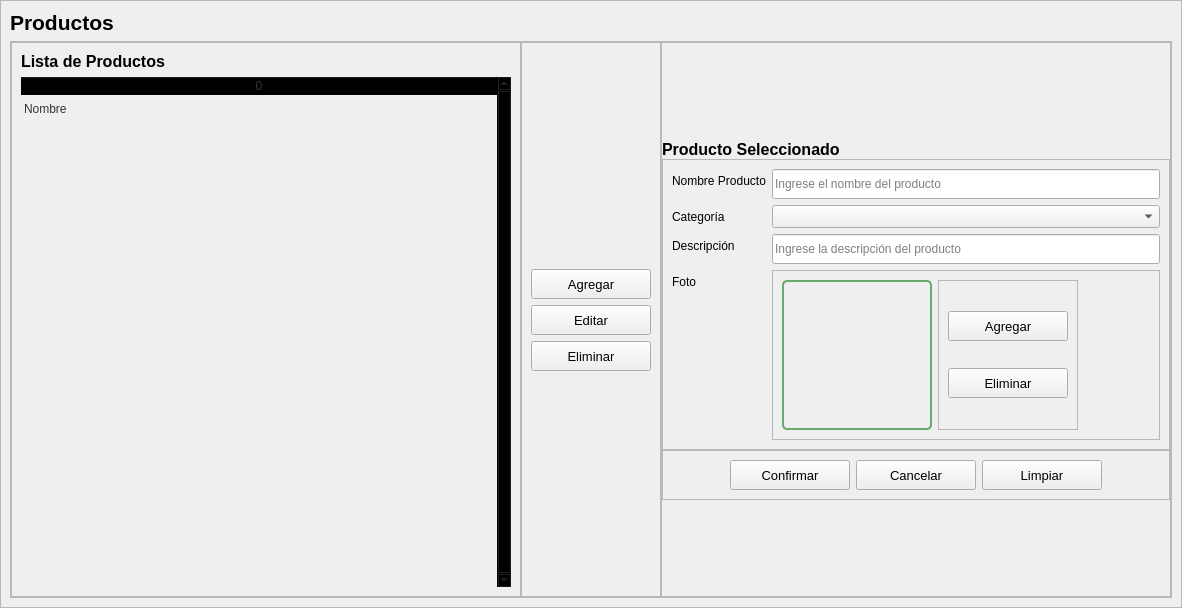
<?xml version="1.0" encoding="UTF-8"?>
<ui version="4.0">
 <class>productos</class>
 <widget class="QWidget" name="productos">
  <property name="geometry">
   <rect>
    <x>0</x>
    <y>0</y>
    <width>1182</width>
    <height>608</height>
   </rect>
  </property>
  <property name="windowTitle">
   <string>Form</string>
  </property>
  <layout class="QVBoxLayout" name="verticalLayout_4">
   <property name="spacing">
    <number>0</number>
   </property>
   <property name="leftMargin">
    <number>0</number>
   </property>
   <property name="topMargin">
    <number>0</number>
   </property>
   <property name="rightMargin">
    <number>0</number>
   </property>
   <property name="bottomMargin">
    <number>0</number>
   </property>
   <item>
    <widget class="QFrame" name="frame">
     <property name="frameShape">
      <enum>QFrame::StyledPanel</enum>
     </property>
     <property name="frameShadow">
      <enum>QFrame::Raised</enum>
     </property>
     <layout class="QVBoxLayout" name="verticalLayout">
      <item>
       <widget class="QLabel" name="label_6">
        <property name="font">
         <font>
          <pointsize>10</pointsize>
          <italic>false</italic>
          <bold>false</bold>
         </font>
        </property>
        <property name="text">
         <string>&lt;html&gt;&lt;head/&gt;&lt;body&gt;&lt;p&gt;&lt;span style=&quot; font-size:16pt; font-weight:700;&quot;&gt;Productos&lt;/span&gt;&lt;/p&gt;&lt;/body&gt;&lt;/html&gt;</string>
        </property>
       </widget>
      </item>
      <item>
       <widget class="QFrame" name="frame_5">
        <property name="frameShape">
         <enum>QFrame::StyledPanel</enum>
        </property>
        <property name="frameShadow">
         <enum>QFrame::Raised</enum>
        </property>
        <layout class="QHBoxLayout" name="horizontalLayout_8">
         <property name="spacing">
          <number>0</number>
         </property>
         <property name="leftMargin">
          <number>0</number>
         </property>
         <property name="topMargin">
          <number>0</number>
         </property>
         <property name="rightMargin">
          <number>0</number>
         </property>
         <property name="bottomMargin">
          <number>0</number>
         </property>
         <item>
          <widget class="QFrame" name="frame_2">
           <property name="frameShape">
            <enum>QFrame::StyledPanel</enum>
           </property>
           <property name="frameShadow">
            <enum>QFrame::Raised</enum>
           </property>
           <layout class="QVBoxLayout" name="verticalLayout_3">
            <item>
             <widget class="QLabel" name="label_9">
              <property name="font">
               <font>
                <pointsize>10</pointsize>
                <italic>false</italic>
                <bold>false</bold>
               </font>
              </property>
              <property name="text">
               <string>&lt;html&gt;&lt;head/&gt;&lt;body&gt;&lt;p&gt;&lt;span style=&quot; font-size:12pt; font-weight:700;&quot;&gt;Lista de Productos&lt;/span&gt;&lt;/p&gt;&lt;/body&gt;&lt;/html&gt;</string>
              </property>
             </widget>
            </item>
            <item>
             <widget class="QTableWidget" name="proTable">
              <property name="sizePolicy">
               <sizepolicy hsizetype="Expanding" vsizetype="Expanding">
                <horstretch>0</horstretch>
                <verstretch>0</verstretch>
               </sizepolicy>
              </property>
              <property name="palette">
               <palette>
                <active>
                 <colorrole role="WindowText">
                  <brush brushstyle="SolidPattern">
                   <color alpha="255">
                    <red>51</red>
                    <green>51</green>
                    <blue>51</blue>
                   </color>
                  </brush>
                 </colorrole>
                 <colorrole role="Button">
                  <brush brushstyle="SolidPattern">
                   <color alpha="0">
                    <red>0</red>
                    <green>0</green>
                    <blue>0</blue>
                   </color>
                  </brush>
                 </colorrole>
                 <colorrole role="Text">
                  <brush brushstyle="SolidPattern">
                   <color alpha="255">
                    <red>51</red>
                    <green>51</green>
                    <blue>51</blue>
                   </color>
                  </brush>
                 </colorrole>
                 <colorrole role="ButtonText">
                  <brush brushstyle="SolidPattern">
                   <color alpha="255">
                    <red>51</red>
                    <green>51</green>
                    <blue>51</blue>
                   </color>
                  </brush>
                 </colorrole>
                 <colorrole role="Base">
                  <brush brushstyle="NoBrush">
                   <color alpha="255">
                    <red>0</red>
                    <green>0</green>
                    <blue>0</blue>
                   </color>
                  </brush>
                 </colorrole>
                 <colorrole role="Window">
                  <brush brushstyle="SolidPattern">
                   <color alpha="0">
                    <red>0</red>
                    <green>0</green>
                    <blue>0</blue>
                   </color>
                  </brush>
                 </colorrole>
                 <colorrole role="PlaceholderText">
                  <brush brushstyle="SolidPattern">
                   <color alpha="255">
                    <red>51</red>
                    <green>51</green>
                    <blue>51</blue>
                   </color>
                  </brush>
                 </colorrole>
                </active>
                <inactive>
                 <colorrole role="WindowText">
                  <brush brushstyle="SolidPattern">
                   <color alpha="255">
                    <red>51</red>
                    <green>51</green>
                    <blue>51</blue>
                   </color>
                  </brush>
                 </colorrole>
                 <colorrole role="Button">
                  <brush brushstyle="SolidPattern">
                   <color alpha="0">
                    <red>0</red>
                    <green>0</green>
                    <blue>0</blue>
                   </color>
                  </brush>
                 </colorrole>
                 <colorrole role="Text">
                  <brush brushstyle="SolidPattern">
                   <color alpha="255">
                    <red>51</red>
                    <green>51</green>
                    <blue>51</blue>
                   </color>
                  </brush>
                 </colorrole>
                 <colorrole role="ButtonText">
                  <brush brushstyle="SolidPattern">
                   <color alpha="255">
                    <red>51</red>
                    <green>51</green>
                    <blue>51</blue>
                   </color>
                  </brush>
                 </colorrole>
                 <colorrole role="Base">
                  <brush brushstyle="NoBrush">
                   <color alpha="255">
                    <red>0</red>
                    <green>0</green>
                    <blue>0</blue>
                   </color>
                  </brush>
                 </colorrole>
                 <colorrole role="Window">
                  <brush brushstyle="SolidPattern">
                   <color alpha="0">
                    <red>0</red>
                    <green>0</green>
                    <blue>0</blue>
                   </color>
                  </brush>
                 </colorrole>
                 <colorrole role="PlaceholderText">
                  <brush brushstyle="SolidPattern">
                   <color alpha="255">
                    <red>51</red>
                    <green>51</green>
                    <blue>51</blue>
                   </color>
                  </brush>
                 </colorrole>
                </inactive>
                <disabled>
                 <colorrole role="WindowText">
                  <brush brushstyle="SolidPattern">
                   <color alpha="255">
                    <red>51</red>
                    <green>51</green>
                    <blue>51</blue>
                   </color>
                  </brush>
                 </colorrole>
                 <colorrole role="Button">
                  <brush brushstyle="SolidPattern">
                   <color alpha="0">
                    <red>0</red>
                    <green>0</green>
                    <blue>0</blue>
                   </color>
                  </brush>
                 </colorrole>
                 <colorrole role="Text">
                  <brush brushstyle="SolidPattern">
                   <color alpha="255">
                    <red>51</red>
                    <green>51</green>
                    <blue>51</blue>
                   </color>
                  </brush>
                 </colorrole>
                 <colorrole role="ButtonText">
                  <brush brushstyle="SolidPattern">
                   <color alpha="255">
                    <red>51</red>
                    <green>51</green>
                    <blue>51</blue>
                   </color>
                  </brush>
                 </colorrole>
                 <colorrole role="Base">
                  <brush brushstyle="NoBrush">
                   <color alpha="255">
                    <red>0</red>
                    <green>0</green>
                    <blue>0</blue>
                   </color>
                  </brush>
                 </colorrole>
                 <colorrole role="Window">
                  <brush brushstyle="SolidPattern">
                   <color alpha="0">
                    <red>0</red>
                    <green>0</green>
                    <blue>0</blue>
                   </color>
                  </brush>
                 </colorrole>
                 <colorrole role="PlaceholderText">
                  <brush brushstyle="SolidPattern">
                   <color alpha="255">
                    <red>51</red>
                    <green>51</green>
                    <blue>51</blue>
                   </color>
                  </brush>
                 </colorrole>
                </disabled>
               </palette>
              </property>
              <property name="frameShape">
               <enum>QFrame::NoFrame</enum>
              </property>
              <property name="verticalScrollBarPolicy">
               <enum>Qt::ScrollBarAlwaysOn</enum>
              </property>
              <property name="sizeAdjustPolicy">
               <enum>QAbstractScrollArea::AdjustToContents</enum>
              </property>
              <property name="editTriggers">
               <set>QAbstractItemView::NoEditTriggers</set>
              </property>
              <property name="selectionMode">
               <enum>QAbstractItemView::SingleSelection</enum>
              </property>
              <property name="selectionBehavior">
               <enum>QAbstractItemView::SelectRows</enum>
              </property>
              <property name="showGrid">
               <bool>true</bool>
              </property>
              <property name="gridStyle">
               <enum>Qt::SolidLine</enum>
              </property>
              <property name="sortingEnabled">
               <bool>false</bool>
              </property>
              <attribute name="horizontalHeaderVisible">
               <bool>true</bool>
              </attribute>
              <attribute name="horizontalHeaderCascadingSectionResizes">
               <bool>true</bool>
              </attribute>
              <attribute name="horizontalHeaderDefaultSectionSize">
               <number>120</number>
              </attribute>
              <attribute name="horizontalHeaderStretchLastSection">
               <bool>true</bool>
              </attribute>
              <attribute name="verticalHeaderVisible">
               <bool>false</bool>
              </attribute>
              <attribute name="verticalHeaderCascadingSectionResizes">
               <bool>false</bool>
              </attribute>
              <attribute name="verticalHeaderHighlightSections">
               <bool>false</bool>
              </attribute>
              <attribute name="verticalHeaderStretchLastSection">
               <bool>false</bool>
              </attribute>
              <row>
               <property name="text">
                <string>New Row</string>
               </property>
              </row>
              <row>
               <property name="text">
                <string>New Row</string>
               </property>
              </row>
              <row>
               <property name="text">
                <string>New Row</string>
               </property>
              </row>
              <row>
               <property name="text">
                <string>New Row</string>
               </property>
              </row>
              <row>
               <property name="text">
                <string>New Row</string>
               </property>
              </row>
              <row>
               <property name="text">
                <string>New Row</string>
               </property>
              </row>
              <row>
               <property name="text">
                <string>New Row</string>
               </property>
              </row>
              <row>
               <property name="text">
                <string>New Row</string>
               </property>
              </row>
              <row>
               <property name="text">
                <string>New Row</string>
               </property>
              </row>
              <row>
               <property name="text">
                <string>New Row</string>
               </property>
              </row>
              <row>
               <property name="text">
                <string>New Row</string>
               </property>
              </row>
              <column>
               <property name="text">
                <string>0</string>
               </property>
              </column>
              <item row="0" column="0">
               <property name="text">
                <string>Nombre </string>
               </property>
              </item>
             </widget>
            </item>
           </layout>
          </widget>
         </item>
         <item>
          <widget class="QFrame" name="frame_6">
           <property name="frameShape">
            <enum>QFrame::StyledPanel</enum>
           </property>
           <property name="frameShadow">
            <enum>QFrame::Raised</enum>
           </property>
           <layout class="QVBoxLayout" name="verticalLayout_2">
            <item>
             <spacer name="verticalSpacer_5">
              <property name="orientation">
               <enum>Qt::Vertical</enum>
              </property>
              <property name="sizeHint" stdset="0">
               <size>
                <width>20</width>
                <height>40</height>
               </size>
              </property>
             </spacer>
            </item>
            <item>
             <widget class="QPushButton" name="proAddButton">
              <property name="minimumSize">
               <size>
                <width>120</width>
                <height>30</height>
               </size>
              </property>
              <property name="font">
               <font>
                <pointsize>10</pointsize>
                <italic>false</italic>
                <bold>false</bold>
               </font>
              </property>
              <property name="cursor">
               <cursorShape>PointingHandCursor</cursorShape>
              </property>
              <property name="text">
               <string>Agregar</string>
              </property>
              <property name="icon">
               <iconset resource="../../resources.qrc">
                <normaloff>:/icons/images/icons/cil-check-circle.png</normaloff>:/icons/images/icons/cil-check-circle.png</iconset>
              </property>
             </widget>
            </item>
            <item>
             <widget class="QPushButton" name="proEditButton">
              <property name="sizePolicy">
               <sizepolicy hsizetype="Minimum" vsizetype="Fixed">
                <horstretch>0</horstretch>
                <verstretch>0</verstretch>
               </sizepolicy>
              </property>
              <property name="minimumSize">
               <size>
                <width>120</width>
                <height>30</height>
               </size>
              </property>
              <property name="font">
               <font>
                <pointsize>10</pointsize>
                <italic>false</italic>
                <bold>false</bold>
               </font>
              </property>
              <property name="cursor">
               <cursorShape>PointingHandCursor</cursorShape>
              </property>
              <property name="text">
               <string>Editar</string>
              </property>
              <property name="icon">
               <iconset resource="../../resources.qrc">
                <normaloff>:/icons/images/icons/cil-pencil.png</normaloff>:/icons/images/icons/cil-pencil.png</iconset>
              </property>
             </widget>
            </item>
            <item>
             <widget class="QPushButton" name="proDelButton">
              <property name="minimumSize">
               <size>
                <width>120</width>
                <height>30</height>
               </size>
              </property>
              <property name="font">
               <font>
                <pointsize>10</pointsize>
                <italic>false</italic>
                <bold>false</bold>
               </font>
              </property>
              <property name="cursor">
               <cursorShape>PointingHandCursor</cursorShape>
              </property>
              <property name="text">
               <string>Eliminar</string>
              </property>
              <property name="icon">
               <iconset resource="../../resources.qrc">
                <normaloff>:/icons/images/icons/cil-x-circle.png</normaloff>:/icons/images/icons/cil-x-circle.png</iconset>
              </property>
             </widget>
            </item>
            <item>
             <spacer name="verticalSpacer_6">
              <property name="orientation">
               <enum>Qt::Vertical</enum>
              </property>
              <property name="sizeHint" stdset="0">
               <size>
                <width>20</width>
                <height>40</height>
               </size>
              </property>
             </spacer>
            </item>
           </layout>
          </widget>
         </item>
         <item>
          <widget class="QFrame" name="frame_7">
           <property name="frameShape">
            <enum>QFrame::StyledPanel</enum>
           </property>
           <property name="frameShadow">
            <enum>QFrame::Raised</enum>
           </property>
           <layout class="QVBoxLayout" name="verticalLayout_17">
            <property name="spacing">
             <number>0</number>
            </property>
            <property name="leftMargin">
             <number>0</number>
            </property>
            <property name="topMargin">
             <number>0</number>
            </property>
            <property name="rightMargin">
             <number>0</number>
            </property>
            <property name="bottomMargin">
             <number>0</number>
            </property>
            <item>
             <spacer name="verticalSpacer_7">
              <property name="orientation">
               <enum>Qt::Vertical</enum>
              </property>
              <property name="sizeHint" stdset="0">
               <size>
                <width>20</width>
                <height>40</height>
               </size>
              </property>
             </spacer>
            </item>
            <item>
             <widget class="QLabel" name="label_8">
              <property name="font">
               <font>
                <pointsize>10</pointsize>
                <italic>false</italic>
                <bold>false</bold>
               </font>
              </property>
              <property name="text">
               <string>&lt;html&gt;&lt;head/&gt;&lt;body&gt;&lt;p&gt;&lt;span style=&quot; font-size:12pt; font-weight:700;&quot;&gt;Producto Seleccionado&lt;/span&gt;&lt;/p&gt;&lt;/body&gt;&lt;/html&gt;</string>
              </property>
             </widget>
            </item>
            <item>
             <widget class="QFrame" name="frame_8">
              <property name="frameShape">
               <enum>QFrame::StyledPanel</enum>
              </property>
              <property name="frameShadow">
               <enum>QFrame::Raised</enum>
              </property>
              <layout class="QFormLayout" name="formLayout_2">
               <item row="0" column="0">
                <widget class="QLabel" name="labelVersion_47">
                 <property name="lineWidth">
                  <number>1</number>
                 </property>
                 <property name="text">
                  <string>Nombre Producto</string>
                 </property>
                 <property name="alignment">
                  <set>Qt::AlignLeading|Qt::AlignLeft|Qt::AlignVCenter</set>
                 </property>
                </widget>
               </item>
               <item row="0" column="1">
                <widget class="QLineEdit" name="proNomText">
                 <property name="minimumSize">
                  <size>
                   <width>0</width>
                   <height>30</height>
                  </size>
                 </property>
                 <property name="text">
                  <string/>
                 </property>
                 <property name="readOnly">
                  <bool>false</bool>
                 </property>
                 <property name="placeholderText">
                  <string>Ingrese el nombre del producto</string>
                 </property>
                </widget>
               </item>
               <item row="1" column="0">
                <widget class="QLabel" name="labelVersion_50">
                 <property name="lineWidth">
                  <number>1</number>
                 </property>
                 <property name="text">
                  <string>Categoría</string>
                 </property>
                 <property name="alignment">
                  <set>Qt::AlignLeading|Qt::AlignLeft|Qt::AlignVCenter</set>
                 </property>
                </widget>
               </item>
               <item row="1" column="1">
                <widget class="QComboBox" name="proCatCombo">
                 <property name="font">
                  <font>
                   <pointsize>10</pointsize>
                   <italic>false</italic>
                   <bold>false</bold>
                  </font>
                 </property>
                 <property name="autoFillBackground">
                  <bool>false</bool>
                 </property>
                 <property name="currentIndex">
                  <number>-1</number>
                 </property>
                 <property name="iconSize">
                  <size>
                   <width>16</width>
                   <height>16</height>
                  </size>
                 </property>
                 <property name="placeholderText">
                  <string>Seleccione una opción</string>
                 </property>
                 <property name="frame">
                  <bool>true</bool>
                 </property>
                </widget>
               </item>
               <item row="2" column="0">
                <widget class="QLabel" name="labelVersion_48">
                 <property name="lineWidth">
                  <number>1</number>
                 </property>
                 <property name="text">
                  <string>Descripción</string>
                 </property>
                 <property name="alignment">
                  <set>Qt::AlignLeading|Qt::AlignLeft|Qt::AlignVCenter</set>
                 </property>
                </widget>
               </item>
               <item row="2" column="1">
                <widget class="QLineEdit" name="proDesText">
                 <property name="minimumSize">
                  <size>
                   <width>0</width>
                   <height>30</height>
                  </size>
                 </property>
                 <property name="text">
                  <string/>
                 </property>
                 <property name="placeholderText">
                  <string>Ingrese la descripción del producto</string>
                 </property>
                </widget>
               </item>
               <item row="3" column="0">
                <widget class="QLabel" name="labelVersion_49">
                 <property name="lineWidth">
                  <number>1</number>
                 </property>
                 <property name="text">
                  <string>Foto</string>
                 </property>
                 <property name="alignment">
                  <set>Qt::AlignLeading|Qt::AlignLeft|Qt::AlignVCenter</set>
                 </property>
                </widget>
               </item>
               <item row="3" column="1">
                <widget class="QFrame" name="frame_3">
                 <property name="frameShape">
                  <enum>QFrame::StyledPanel</enum>
                 </property>
                 <property name="frameShadow">
                  <enum>QFrame::Raised</enum>
                 </property>
                 <layout class="QHBoxLayout" name="horizontalLayout">
                  <item>
                   <widget class="QLabel" name="proFotLabel">
                    <property name="minimumSize">
                     <size>
                      <width>150</width>
                      <height>150</height>
                     </size>
                    </property>
                    <property name="maximumSize">
                     <size>
                      <width>150</width>
                      <height>150</height>
                     </size>
                    </property>
                    <property name="styleSheet">
                     <string notr="true">/*---- QLabel  ----*/
QLabel {
    border-radius: 5px;
    border: 2px solid #6AAB6D;
}

QLabel:hover {
    border: 2px solid #3C6B4A;
}

QLabel:focus {
    border: 2px solid #FFF59D;
}

QLabel:disabled {
    border: 2px solid #808080;
}</string>
                    </property>
                    <property name="scaledContents">
                     <bool>true</bool>
                    </property>
                   </widget>
                  </item>
                  <item>
                   <widget class="QFrame" name="frame_4">
                    <property name="frameShape">
                     <enum>QFrame::StyledPanel</enum>
                    </property>
                    <property name="frameShadow">
                     <enum>QFrame::Raised</enum>
                    </property>
                    <layout class="QVBoxLayout" name="verticalLayout_5">
                     <item>
                      <widget class="QPushButton" name="proAddIMGButton">
                       <property name="minimumSize">
                        <size>
                         <width>120</width>
                         <height>30</height>
                        </size>
                       </property>
                       <property name="font">
                        <font>
                         <pointsize>10</pointsize>
                         <italic>false</italic>
                         <bold>false</bold>
                        </font>
                       </property>
                       <property name="cursor">
                        <cursorShape>PointingHandCursor</cursorShape>
                       </property>
                       <property name="text">
                        <string>Agregar</string>
                       </property>
                       <property name="icon">
                        <iconset resource="../../resources.qrc">
                         <normaloff>:/icons/images/icons/cil-check-circle.png</normaloff>:/icons/images/icons/cil-check-circle.png</iconset>
                       </property>
                      </widget>
                     </item>
                     <item>
                      <widget class="QPushButton" name="proDelIMGButton">
                       <property name="minimumSize">
                        <size>
                         <width>120</width>
                         <height>30</height>
                        </size>
                       </property>
                       <property name="font">
                        <font>
                         <pointsize>10</pointsize>
                         <italic>false</italic>
                         <bold>false</bold>
                        </font>
                       </property>
                       <property name="cursor">
                        <cursorShape>PointingHandCursor</cursorShape>
                       </property>
                       <property name="text">
                        <string>Eliminar</string>
                       </property>
                       <property name="icon">
                        <iconset resource="../../resources.qrc">
                         <normaloff>:/icons/images/icons/cil-x-circle.png</normaloff>:/icons/images/icons/cil-x-circle.png</iconset>
                       </property>
                      </widget>
                     </item>
                    </layout>
                   </widget>
                  </item>
                  <item>
                   <spacer name="horizontalSpacer_3">
                    <property name="orientation">
                     <enum>Qt::Horizontal</enum>
                    </property>
                    <property name="sizeHint" stdset="0">
                     <size>
                      <width>40</width>
                      <height>20</height>
                     </size>
                    </property>
                   </spacer>
                  </item>
                 </layout>
                </widget>
               </item>
              </layout>
             </widget>
            </item>
            <item>
             <widget class="QFrame" name="frame_9">
              <property name="frameShape">
               <enum>QFrame::StyledPanel</enum>
              </property>
              <property name="frameShadow">
               <enum>QFrame::Raised</enum>
              </property>
              <layout class="QHBoxLayout" name="horizontalLayout_9">
               <item>
                <spacer name="horizontalSpacer">
                 <property name="orientation">
                  <enum>Qt::Horizontal</enum>
                 </property>
                 <property name="sizeHint" stdset="0">
                  <size>
                   <width>40</width>
                   <height>20</height>
                  </size>
                 </property>
                </spacer>
               </item>
               <item>
                <widget class="QPushButton" name="proSaveButton">
                 <property name="minimumSize">
                  <size>
                   <width>120</width>
                   <height>30</height>
                  </size>
                 </property>
                 <property name="font">
                  <font>
                   <pointsize>10</pointsize>
                   <italic>false</italic>
                   <bold>false</bold>
                  </font>
                 </property>
                 <property name="cursor">
                  <cursorShape>PointingHandCursor</cursorShape>
                 </property>
                 <property name="text">
                  <string>Confirmar</string>
                 </property>
                 <property name="icon">
                  <iconset resource="../../resources.qrc">
                   <normaloff>:/icons/images/icons/cil-check-circle.png</normaloff>:/icons/images/icons/cil-check-circle.png</iconset>
                 </property>
                </widget>
               </item>
               <item>
                <widget class="QPushButton" name="proCancelButton">
                 <property name="minimumSize">
                  <size>
                   <width>120</width>
                   <height>30</height>
                  </size>
                 </property>
                 <property name="font">
                  <font>
                   <pointsize>10</pointsize>
                   <italic>false</italic>
                   <bold>false</bold>
                  </font>
                 </property>
                 <property name="cursor">
                  <cursorShape>PointingHandCursor</cursorShape>
                 </property>
                 <property name="text">
                  <string>Cancelar</string>
                 </property>
                 <property name="icon">
                  <iconset resource="../../resources.qrc">
                   <normaloff>:/icons/images/icons/cil-x-circle.png</normaloff>:/icons/images/icons/cil-x-circle.png</iconset>
                 </property>
                </widget>
               </item>
               <item>
                <widget class="QPushButton" name="proClearButton">
                 <property name="minimumSize">
                  <size>
                   <width>120</width>
                   <height>30</height>
                  </size>
                 </property>
                 <property name="font">
                  <font>
                   <pointsize>10</pointsize>
                   <italic>false</italic>
                   <bold>false</bold>
                  </font>
                 </property>
                 <property name="cursor">
                  <cursorShape>PointingHandCursor</cursorShape>
                 </property>
                 <property name="text">
                  <string>Limpiar</string>
                 </property>
                 <property name="icon">
                  <iconset resource="../../resources.qrc">
                   <normaloff>:/icons/images/icons/cil-reload.png</normaloff>:/icons/images/icons/cil-reload.png</iconset>
                 </property>
                </widget>
               </item>
               <item>
                <spacer name="horizontalSpacer_2">
                 <property name="orientation">
                  <enum>Qt::Horizontal</enum>
                 </property>
                 <property name="sizeHint" stdset="0">
                  <size>
                   <width>40</width>
                   <height>20</height>
                  </size>
                 </property>
                </spacer>
               </item>
              </layout>
             </widget>
            </item>
            <item>
             <spacer name="verticalSpacer_8">
              <property name="orientation">
               <enum>Qt::Vertical</enum>
              </property>
              <property name="sizeHint" stdset="0">
               <size>
                <width>20</width>
                <height>10</height>
               </size>
              </property>
             </spacer>
            </item>
           </layout>
          </widget>
         </item>
        </layout>
       </widget>
      </item>
     </layout>
    </widget>
   </item>
  </layout>
 </widget>
 <resources>
  <include location="../../resources.qrc"/>
 </resources>
 <connections/>
</ui>
